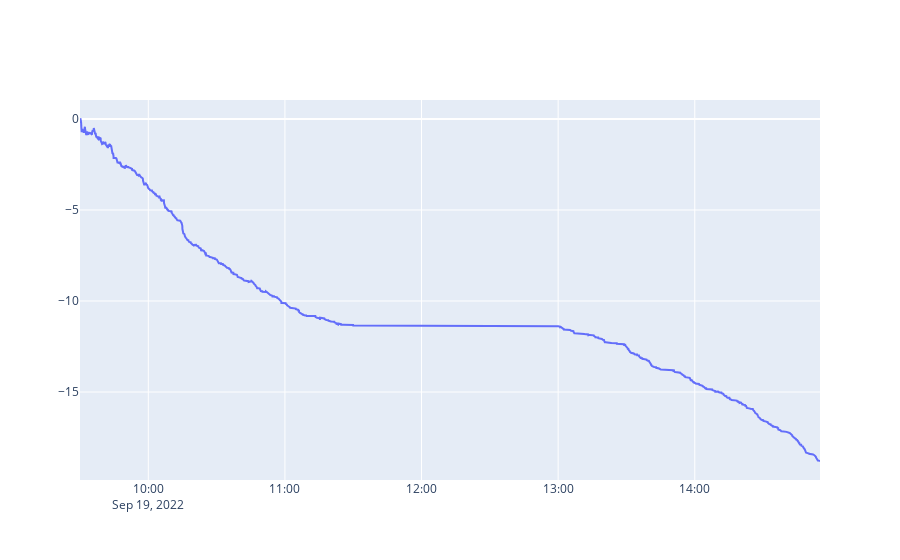

Notebook code for this chart:
### Markdown cell above
# performance analysis

### Code cell
fig = go.Figure(data=[
    go.Scatter(name='log-OFI', x=df_trade['net value'].index, y=df_trade['net value']),
    
],
)

fig.show()

### Figure 1 — Plotly figure (JSON) as saved in the notebook; plotly's stock layout.template omitted (floating-point values rounded to 4 significant figures; data arrays with more than 128 entries replaced by an {"elided": "..."} marker saying what was removed)
{"data": [{"name": "log-OFI", "type": "scatter", "x": {"elided": "4012 str values"}, "y": {"elided": "4012 float values"}}], "layout": {}}
